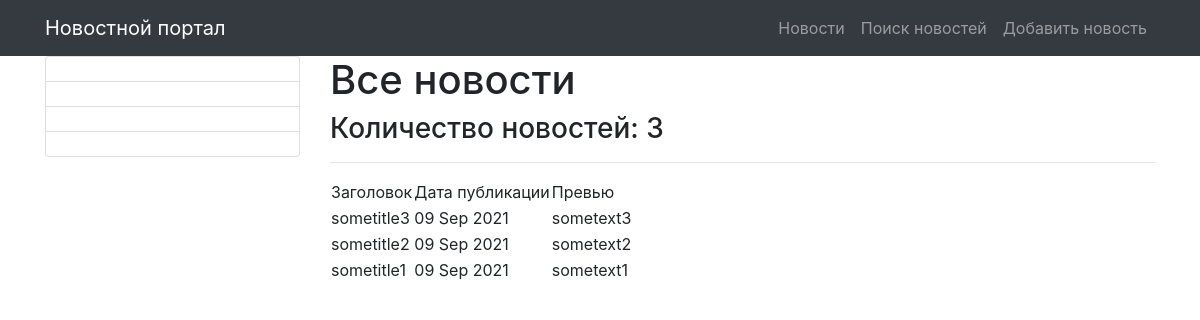
Page /news/ (signed in) on the earlier database version.
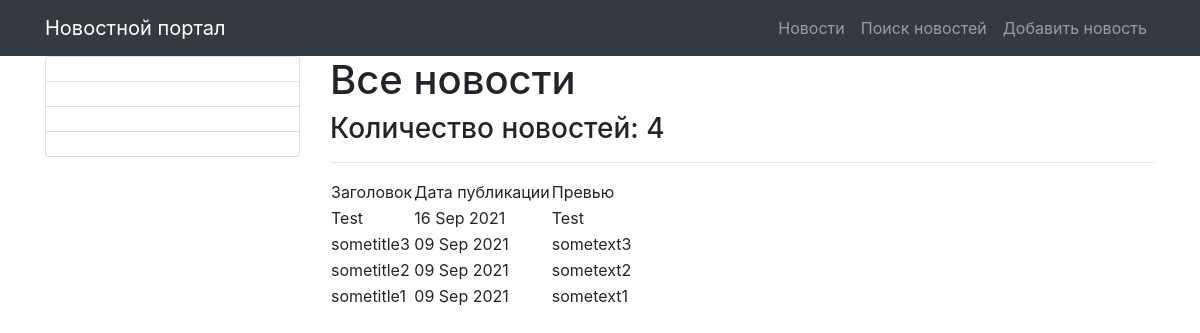
Same page on the later database version.
### news/models.py (models this page shows, shortened)
class Category(models.Model):
    name = models.CharField(max_length=64, unique=True)
    subscribers = models.ManyToManyField(User)

class Post(models.Model):
    author = models.ForeignKey(Author, on_delete=models.CASCADE)
    NEWS = 'NW'
    ARTICLE = 'AR'
    CATEGORY_CHOICES = (
        (NEWS, 'Новость'),
        (ARTICLE, 'Статья'),
    )
    categoryType = models.CharField(max_length=2, choices=CATEGORY_CHOICES, default=ARTICLE)
    dateCreation = models.DateTimeField(auto_now_add=True)
    postCategory = models.ManyToManyField(Category, through='PostCategory')
    title = models.CharField(max_length=128)
    text = models.TextField()
    rating = models.SmallIntegerField(default=0)

### news/views.py (the view, shortened to what this page needs)
# urls.py: path('', PostsList.as_view()),
class PostsList(LoginRequiredMixin, ListView):
    model = Post
    template_name = 'news/news.html'
    context_object_name = 'news'
    queryset = Post.objects.order_by('-dateCreation')
    paginate_by = 10
    def get_context_data(self, **kwargs):
        context = super().get_context_data(**kwargs)
        context['posts_amount'] = len(Post.objects.all())
        context['categories'] = Category.objects.all()
        return context

### news/templatetags/custom_filters.py (called while the page is built)
@register.filter(name='censor')
def censor(value):
    for word in censor_list:
        value = value.replace(word, 'censored')
    return value

### templates/news/news.html (shortened to what this page needs)
{% extends 'flatpages/default.html' %}
{% load custom_filters %}
{% block content %}
    <h1>Все новости</h1>
    <h3>Количество новостей: {{ news|length }}</h3>
    <hr>
    {% if news %}
        <table>
            <tr>
                <td>
                    Заголовок
                </td>
                <td>
                    Дата публикации
                </td>
                <td>
                    Превью
                </td>
            </tr>
        {% for news_ in news %}
            <tr>
                <td>
                    {{ news_.title|censor }}
                </td>
                <td>
                    {{ news_.dateCreation|date:'d M Y' }}
                </td>
                <td>
                    {{ news_.text|censor|truncatechars:50 }}
                </td>
            </tr>
        {% endfor %}
        </table>
    {% else %}
        <h2>Новостей нет! :(</h2>
    {% endif %}
{% endblock content %}

### templates/flatpages/default.html (shortened to what this page needs)
{% load static %}
<!DOCTYPE html>
<html lang="en">
<head>
    <link href="{% static 'vendor/bootstrap/css/bootstrap.min.css' %}" rel="stylesheet">
</head>
<body>
{% load cache %}
{% cache 30 nav %}
{% block nav %}
<nav class="navbar navbar-expand-lg navbar-dark bg-dark static-top">
    <div class="container">
        <a class="navbar-brand" href="/news/">Новостной портал</a>
        <div class="collapse navbar-collapse" id="navbarResponsive">
            <ul class="navbar-nav ml-auto">
                <li class="nav-item">
                    <a class="nav-link" href="/news/">Новости</a>
                </li>
                <li class="nav-item">
                    <a class="nav-link" href="{% url 'news_search' %}">Поиск новостей</a>
                </li>
                <li class="nav-item">
                    <a class="nav-link" href="{% url 'news_add' %}">Добавить новость</a>
                </li>
            </ul>
        </div>
    </div>
</nav>
{% endblock %}
{% endcache %}
<div class="container">
    <div class="row">
        <div class="col-md-3">
            <div class="list-group">
                {% for item in categories %}
                <a href="{{ item.get_absolute_url }}" class="list-group-item list-group-item-action">
                </a>
                {% endfor %}
            </div>
        </div>
        <div class="col-md-9">
            {% block content %}
            {% endblock content %}
        </div>
    </div>
</div>
</body>
</html>

Differences in the rows shown:
added Post: title|censor "Test", dateCreation "16 Sep 2021", text|censor "Test"
Other differences:
{{ news|length }}: "3" → "4"
